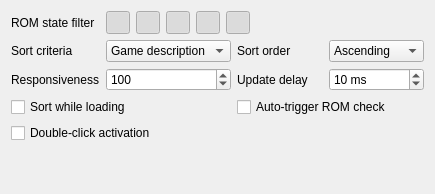
         <widget class="QWidget" name="tabFrontendGamelist" >
          <attribute name="title" >
           <string>Game &amp;list</string>
          </attribute>
          <layout class="QGridLayout" name="gridLayout_0" >
           <item row="0" column="0" >
            <layout class="QGridLayout" name="gridLayout_1" >
             <item row="0" column="0" >
              <widget class="QLabel" name="labelROMStateFilter" >
               <property name="text" >
                <string>ROM state filter</string>
               </property>
              </widget>
             </item>
             <item row="0" column="1" colspan="3" >
              <layout class="QHBoxLayout" name="horizontalLayout_7" >
               <item>
                <widget class="QToolButton" name="toolButtonShowC" >
                 <property name="toolTip" >
                  <string>Show ROM state C (correct)?</string>
                 </property>
                 <property name="icon" >
                  <iconset resource="qmc2.qrc" >
                   <normaloff>:/data/img/sphere_green.png</normaloff>:/data/img/sphere_green.png</iconset>
                 </property>
                 <property name="checkable" >
                  <bool>true</bool>
                 </property>
                 <property name="checked" >
                  <bool>true</bool>
                 </property>
                </widget>
               </item>
               <item>
                <widget class="QToolButton" name="toolButtonShowM" >
                 <property name="toolTip" >
                  <string>Show ROM state M (mostly correct)?</string>
                 </property>
                 <property name="icon" >
                  <iconset resource="qmc2.qrc" >
                   <normaloff>:/data/img/sphere_yellowgreen.png</normaloff>:/data/img/sphere_yellowgreen.png</iconset>
                 </property>
                 <property name="checkable" >
                  <bool>true</bool>
                 </property>
                 <property name="checked" >
                  <bool>true</bool>
                 </property>
                </widget>
               </item>
               <item>
                <widget class="QToolButton" name="toolButtonShowI" >
                 <property name="toolTip" >
                  <string>Show ROM state I (incorrect)?</string>
                 </property>
                 <property name="icon" >
                  <iconset resource="qmc2.qrc" >
                   <normaloff>:/data/img/sphere_red.png</normaloff>:/data/img/sphere_red.png</iconset>
                 </property>
                 <property name="checkable" >
                  <bool>true</bool>
                 </property>
                 <property name="checked" >
                  <bool>true</bool>
                 </property>
                </widget>
               </item>
               <item>
                <widget class="QToolButton" name="toolButtonShowN" >
                 <property name="toolTip" >
                  <string>Show ROM state N (not found)?</string>
                 </property>
                 <property name="icon" >
                  <iconset resource="qmc2.qrc" >
                   <normaloff>:/data/img/sphere_grey.png</normaloff>:/data/img/sphere_grey.png</iconset>
                 </property>
                 <property name="checkable" >
                  <bool>true</bool>
                 </property>
                 <property name="checked" >
                  <bool>true</bool>
                 </property>
                </widget>
               </item>
               <item>
                <widget class="QToolButton" name="toolButtonShowU" >
                 <property name="toolTip" >
                  <string>Show ROM state U (unknown)?</string>
                 </property>
                 <property name="icon" >
                  <iconset resource="qmc2.qrc" >
                   <normaloff>:/data/img/sphere_blue.png</normaloff>:/data/img/sphere_blue.png</iconset>
                 </property>
                 <property name="checkable" >
                  <bool>true</bool>
                 </property>
                 <property name="checked" >
                  <bool>true</bool>
                 </property>
                </widget>
               </item>
               <item>
                <spacer name="spacer6" >
                 <property name="orientation" >
                  <enum>Qt::Horizontal</enum>
                 </property>
                 <property name="sizeHint" stdset="0" >
                  <size>
                   <width>174</width>
                   <height>18</height>
                  </size>
                 </property>
                </spacer>
               </item>
              </layout>
             </item>
             <item row="1" column="0" >
              <widget class="QLabel" name="labelSortCriteria" >
               <property name="text" >
                <string>Sort criteria</string>
               </property>
              </widget>
             </item>
             <item row="1" column="1" >
              <widget class="QComboBox" name="comboBoxSortCriteria" >
               <property name="toolTip" >
                <string>Select sort criteria</string>
               </property>
               <item>
                <property name="text" >
                 <string>Game description</string>
                </property>
               </item>
               <item>
                <property name="text" >
                 <string>ROM state</string>
                </property>
               </item>
               <item>
                <property name="text" >
                 <string>Year</string>
                </property>
               </item>
               <item>
                <property name="text" >
                 <string>Manufacturer</string>
                </property>
               </item>
               <item>
                <property name="text" >
                 <string>Game name</string>
                </property>
               </item>
              </widget>
             </item>
             <item row="1" column="2" >
              <widget class="QLabel" name="labelSortOrder" >
               <property name="text" >
                <string>Sort order</string>
               </property>
              </widget>
             </item>
             <item row="1" column="3" >
              <widget class="QComboBox" name="comboBoxSortOrder" >
               <property name="toolTip" >
                <string>Select sort order</string>
               </property>
               <item>
                <property name="text" >
                 <string>Ascending</string>
                </property>
                <property name="icon" >
                 <iconset resource="qmc2.qrc" >
                  <normaloff>:/data/img/up.png</normaloff>:/data/img/up.png</iconset>
                </property>
               </item>
               <item>
                <property name="text" >
                 <string>Descending</string>
                </property>
                <property name="icon" >
                 <iconset resource="qmc2.qrc" >
                  <normaloff>:/data/img/down.png</normaloff>:/data/img/down.png</iconset>
                </property>
               </item>
              </widget>
             </item>
             <item row="2" column="0" >
              <widget class="QLabel" name="labelResponsiveness" >
               <property name="text" >
                <string>Responsiveness</string>
               </property>
              </widget>
             </item>
             <item row="2" column="1" >
              <widget class="QSpinBox" name="spinBoxResponsiveness" >
               <property name="toolTip" >
                <string>Number of item insertions between game list updates during reload (higher means faster, but makes the GUI less responsive)</string>
               </property>
               <property name="specialValueText" >
                <string>immediate</string>
               </property>
               <property name="minimum" >
                <number>1</number>
               </property>
               <property name="maximum" >
                <number>99999</number>
               </property>
               <property name="value" >
                <number>100</number>
               </property>
              </widget>
             </item>
             <item row="2" column="2" >
              <widget class="QLabel" name="labelUpdateDelay" >
               <property name="text" >
                <string>Update delay</string>
               </property>
              </widget>
             </item>
             <item row="2" column="3" >
              <widget class="QSpinBox" name="spinBoxUpdateDelay" >
               <property name="toolTip" >
                <string>Delay update of any game details (preview, flyer, info, configuration, ...) by how many milliseconds?</string>
               </property>
               <property name="specialValueText" >
                <string>none</string>
               </property>
               <property name="suffix" >
                <string> ms</string>
               </property>
               <property name="minimum" >
                <number>0</number>
               </property>
               <property name="maximum" >
                <number>500</number>
               </property>
               <property name="value" >
                <number>10</number>
               </property>
              </widget>
             </item>
             <item row="3" column="0" colspan="2" >
              <widget class="QCheckBox" name="checkBoxSortOnline" >
               <property name="toolTip" >
                <string>Sort game list while reloading (slower)</string>
               </property>
               <property name="text" >
                <string>Sort while loading</string>
               </property>
              </widget>
             </item>
             <item row="3" column="2" colspan="2" >
              <widget class="QCheckBox" name="checkBoxAutoTriggerROMCheck" >
               <property name="toolTip" >
                <string>Automatically trigger a ROM check if necessary</string>
               </property>
               <property name="text" >
                <string>Auto-trigger ROM check</string>
               </property>
              </widget>
             </item>
             <item row="4" column="0" colspan="4" >
              <widget class="QCheckBox" name="checkBoxDoubleClickActivation" >
               <property name="toolTip" >
                <string>Launch emulation on double-click events (may be annoying)</string>
               </property>
               <property name="text" >
                <string>Double-click activation</string>
               </property>
              </widget>
             </item>
             <item row="5" column="0" colspan="4" >
              <spacer name="verticalSpacer" >
               <property name="orientation" >
                <enum>Qt::Vertical</enum>
               </property>
               <property name="sizeHint" stdset="0" >
                <size>
                 <width>20</width>
                 <height>40</height>
                </size>
               </property>
              </spacer>
             </item>
            </layout>
           </item>
          </layout>
         </widget>
